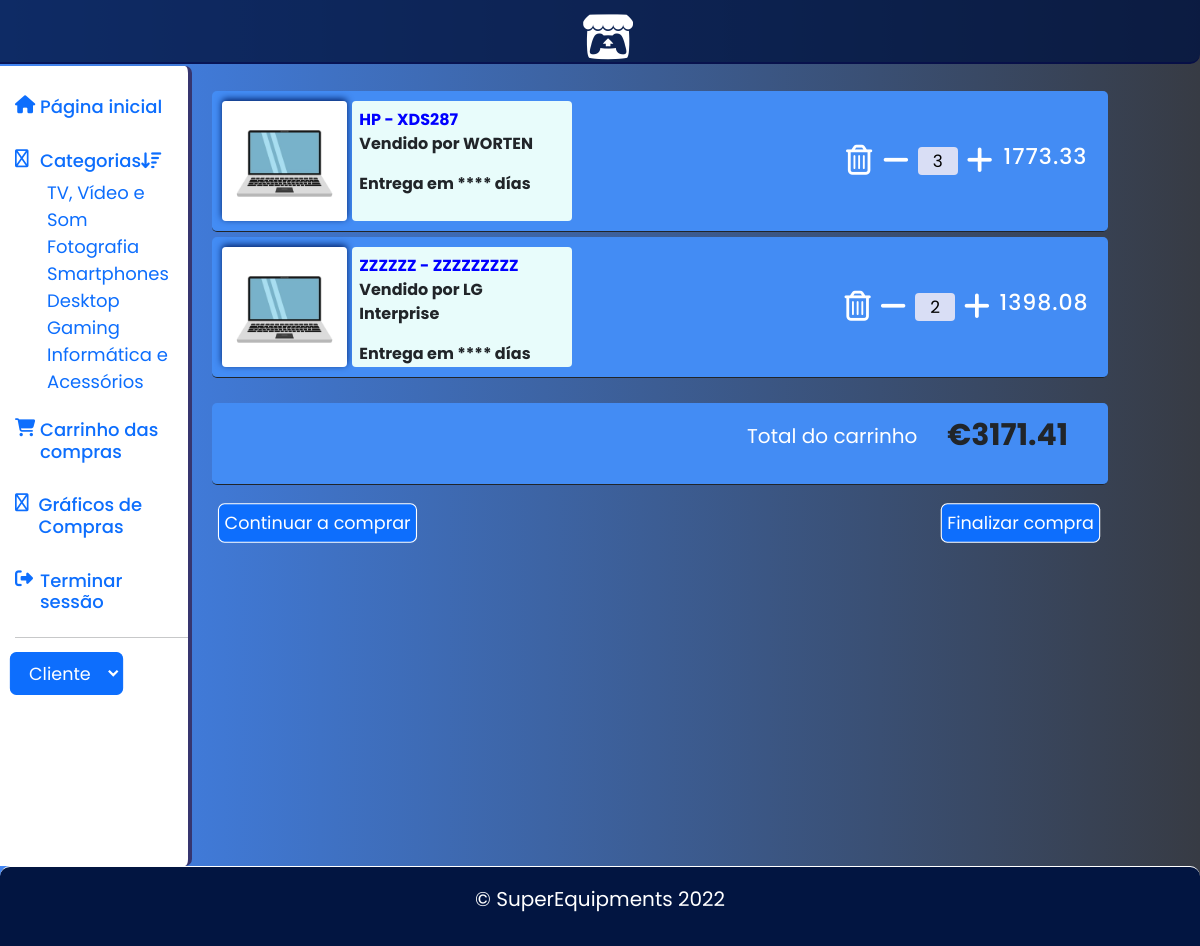
The page /carrinho (signed in) on the database its author committed.
### app.py (models this page shows)
class Carrinho_de_Compras(db.Model):
    __tablename__ = "Carrinho"
    id = db.Column(db.Integer, primary_key=True)
    empresa = db.Column(db.String)
    email_comprador = db.Column(db.String(200))
    marca = db.Column(db.String(200))
    modelo = db.Column(db.String(200))
    referencia_produto = db.Column(db.String(9))
    preço = db.Column(db.Float)
    quantidade = db.Column(db.Integer)
    valor_total = db.Column(db.Float)

### app.py (the view)
@app.route('/carrinho', methods=["GET", "POST"])
def ir_a_carrinho():
    if 'email' in session:
        if session['value_utilizador'] != 'Fornecedor':
            cookies = ler_cookie()
            value_utilizador = cookies['value_utilizador']
            email = cookies['email']
            produtos_carrinho = Carrinho_de_Compras().query.filter_by(email_comprador=email)
            total_carrinho = 0
            for produto in produtos_carrinho:
                total_carrinho += produto.valor_total
            return render_template('cliente/carrinho.html',
                                   value_utilizador=value_utilizador,
                                   categorias=categorias,
                                   produtos_carrinho=produtos_carrinho,
                                   total_carrinho=round(total_carrinho, 2))
        else:
            return mensagem_interdito()
    return ir_fazer_login()

### funçoes.py (called while the page is built)
def ler_cookie():
    email = request.cookies.get('email', 'Undefined')
    value_utilizador = request.cookies.get('tipo_de_utilizador', 'Undefined')
    cookies = {
        'email': email,
        'value_utilizador': value_utilizador
    }
    return cookies

### templates/cliente/carrinho.html (shortened to what this page needs)
{% extends 'layouts/base_interface_cliente.html' %}
{% block conteudo_interfaces %}
<section class="main-carrinho">
    <form action="/carrinho" method="POST">
            {% if total_carrinho > 0 %}
                {% for produto in produtos_carrinho %}
                <div class="carrinho">
                    <div class="div-produto-carrinho">
                        <div class="div-img-carrinho"></div>
                        <div class="marca">
                            <a href="/produto/{{produto.referencia_produto}}"><b>{{ produto.marca }} - {{ produto.modelo }}</b></a>
                            <p><b>Vendido por {{ produto.empresa }}</b></p>
                            <p><b>Entrega em **** días</b></p>
                        </div>
                    </div>
                    <div class="valores">
                        <div>
                            <a href="/eliminar-produto-carrinho/{{produto.referencia_produto}}" class="icon-menu"><i class="fa-regular fa-trash-can"></i></a>
                        </div>
                        <div class="btn-plus-minus">
                            <div><a href="/diminuir-carrinho/{{produto.referencia_produto}}" class="icon-menu"><i class="fa-solid fa-minus"></i></a></div>
                            <div><input type="text" id="quantidade" value="{{ produto.quantidade }}"></div>
                            <div><a href="/aumentar-carrinho/{{produto.referencia_produto}}" class="icon-menu"><i class="fa-solid fa-plus"></i></a></div>
                        </div>
                        <div>
                            <h5>{{ produto.valor_total }}</h5>
                        </div>
                    </div>
                </div>
                {% endfor %}
            {% endif %}
    </form>
                <div class="total-stock">
                    <div><p class="total">Total do carrinho</p></div>
                    <div><p class="p-total"><b>€{{ total_carrinho }}</b></p></div>
                </div>
                <div class="botoes">
                    <form action="/pagina_inicial", method="POST">
                        <div><a href="/pagina_inicial"><button type="submit" class="btn btn-primary">Continuar a comprar</button></a></div>
                    </form>
                    <form action="/comprar-carrinho", method="POST">
                        <div><a href="/comprar-carrinho"><button type="submit" class="btn btn-primary">Finalizar compra</button></a></div>
                    </form>
                </div>
</section>
{% endblock %}

### static/main.css (style rules this page uses)
body { font-family: 'Poppins', sans-serif; background: #373B44; background: -webkit-linear-gradient(to right, #4286f4, #373B44); background: linear-gradient(to right, #4286f4, #373B44); display:block; }
#nome, #email, #NIF, #contrasenha, #nome_empresa, #telefone, #endereço, #nome_acesso, #descriçao, #marca, #modelo, #preço_compra, #preço_venda, #stock, #quantidade, #limite, #armazem, #IVA, #desconto, #referencia, #dia, #mes, #ano { border-radius:4px; border-style: hidden; padding: 7px; background: rgb(217, 222, 245); height:28px; }
button { transform: scale(1.1); }

### static/interfaces.css (style rules this page uses)
body { background: #373B44; background: -webkit-linear-gradient(to right, #4286f4, #373B44); background: linear-gradient(to right, #4286f4, #373B44); }
.icon-menu { font-size: 30px; cursor: pointer; color: #fff; transition: 0.4s; }

### static/categorias.css (style rules this page uses)
.main-carrinho { width:78vw; padding:20px; height:100vh; display:block; }
.carrinho { margin-top: 5px; padding: 10px; background: #438CF4; border-bottom: solid 1px; border-radius: 5px; display: flex; justify-content: space-between; }
.div-produto-carrinho { width: 40%; height:120px; display: flex; }
.div-img-carrinho { width:130px; background: url('laptop.jpg');; background-size: cover; box-shadow: 0px -2px 7px rgb(2, 32, 102); border-radius: 4px; }
.marca { width:65%; padding: 7px; margin-left:5px; display:block; align-items: start; background: #E8FCFB; border-radius: 4px; }
.marca a { text-decoration: none; text-transform: uppercase; color: blue; }
.valores { width: 30%; height:20%; background:; display:flex; justify-content:space-evenly; align-items: center; align-self: center; }
.btn-plus-minus { width:110px; display:flex; justify-content:space-between; align-items: center; }
.valores input { width: 40px; text-align: center; font-size: 17px; }
.valores h5 { color: #fff; font-size: 22px; letter-spacing: 1px; }
.total-stock { width:100%; margin-top: 25px; padding:10px; background: #438CF4; border-bottom: solid 1px; border-radius: 5px; display:flex; justify-content: end; align-items: center; }
.total { font-size: 20px; color: #fff; }
.total-stock div { margin-right: 30px; }
.p-total { font-size:30px; }
.botoes { width:100%; margin-top: 5px; padding:15px; border-radius: 5px; display: flex; justify-content: space-between; }
.botoes button { width: 100%; padding: 5px; border: solid .2px #fff; }

### rows shown on the page
Carrinho_de_Compras: marca "HP", modelo "XDS287", empresa "WORTEN", quantidade "3", valor_total "1773.33"
Carrinho_de_Compras: marca "ZZZZZZ", modelo "ZZZZZZZZZ", empresa "LG Interprise", quantidade "2", valor_total "1398.08"

### other values the page prints
{{ tipo[1] }} "TV, Vídeo e Som" "Fotografia" "Smartphones" "Desktop" "Gaming" "Informática e Acessórios"
{{ total_carrinho }} "3171.41"
form field user-type "Cliente"
